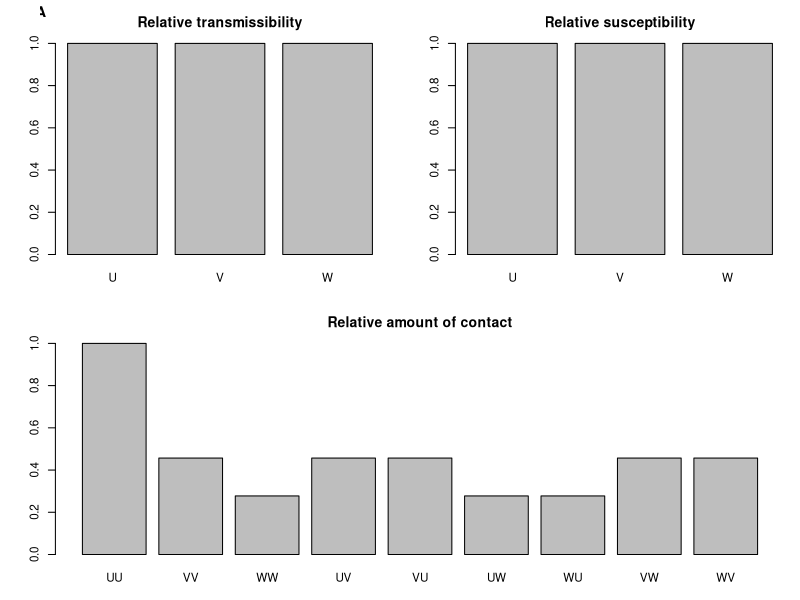

Here is the R script that generated this plot: (Note: this script raises an error after producing the figure.)
rm(list=ls())

QUU <- 1/(1-0.66)-1
QVV <- 1/(1-0.47)-1
QWW <- 1/(1-0.35)-1

QUV <- QVV
QVU <- QVV
QWV <- QVV
QVW <- QVV
QUW <- QWW
QWU <- QWW

sigV <- 0.5  #arbitrary
sigW <- 0.25 #arbitrary

xU <- QUU
xV <- QVU
xW <- QWU

fVV <- QVV/(sigV*xU)
fWW <- QWW/(sigW*xW)
fUV <- QUV/(sigV*xU)
fUW <- QUW/(sigW*xU)
fVW <- QVW/(sigW*xV)
fWV <- QWV/(sigV*xW)

#Assume within-group differences are due to susceptibility only:
getValsSusc <- function(){
	fUU <- 1; fVV <- 1; fWW <- 1
	xU <- 1; xV <- 1; xW <- 1
	sigU <- QUU/(fUU*xU)
	sigV <- QVV/(fVV*xV)
	sigW <- QWW/(fWW*xW)
	fUV <- QUV/(xU*sigV)
	fVU <- QVU/(xV*sigU)
	fUW <- QUW/(xU*sigW)
	fWU <- QWU/(xW*sigU)
	fVW <- QVW/(xV*sigW)
	fWV <- QWV/(xW*sigV)

	list(x = c(U=xU,V=xV,W=xW), sig = c(U=sigU, V=sigV, W=sigW), 
	     f = c(UU=fUU, VV=fVV, WW=fWW, UV=fUV, VU=fVU, UW=fUW, WU=fWU, VW=fVW, WV=fWV))
}

#Assume within-group differences are due to transmissibility only:
getValsTransm <- function(){
	fUU <- 1; fVV <- 1; fWW <- 1
	sigU <- 1; sigV <- 1; sigW <- 1
	xU <- QUU/(fUU*sigU)
	xV <- QVV/(fVV*sigV)
	xW <- QWW/(fWW*sigW)
	fUV <- QUV/(xU*sigV)
	fVU <- QVU/(xV*sigU)
	fUW <- QUW/(xU*sigW)
	fWU <- QWU/(xW*sigU)
	fVW <- QVW/(xV*sigW)
	fWV <- QWV/(xW*sigV)

	list(x = c(U=xU,V=xV,W=xW), sig = c(U=sigU, V=sigV, W=sigW), 
	     f = c(UU=fUU, VV=fVV, WW=fWW, UV=fUV, VU=fVU, UW=fUW, WU=fWU, VW=fVW, WV=fWV))
}

#Assume within-group differences are due to susceptibility & transmissibility in equal proportions:
getValsSuscTransm <- function(){
	fUU <- 1; fVV <- 1; fWW <- 1
	xU <- 1
	sigU <- QUU
	xV <- sqrt(QVV/QUU)
	sigV <- sqrt(QUU*QVV)
	xW <- sqrt(QWW/QUU)
	sigW <- sqrt(QUU*QWW)
	fUV <- QUV/(xU*sigV)
	fVU <- QVU/(xV*sigU)
	fUW <- QUW/(xU*sigW)
	fWU <- QWU/(xW*sigU)
	fVW <- QVW/(xV*sigW)
	fWV <- QWV/(xW*sigV)

	list(x = c(U=xU,V=xV,W=xW), sig = c(U=sigU, V=sigV, W=sigW), 
	     f = c(UU=fUU, VV=fVV, WW=fWW, UV=fUV, VU=fVU, UW=fUW, WU=fWU, VW=fVW, WV=fWV))
}

#Assume within-group differences are due to contact only:
getValsContact <- function(){
	xU <- 1; xV <- 1; xW <- 1
	sigU <- 1; sigV <- 1; sigW <- 1;
	fUU <- QUU
	fVV <- QVV
	fWW <- QWW
	fUV <- QUV
	fVU <- QVU
	fUW <- QUW
	fWU <- QWU
	fVW <- QVW
	fWV <- QWV

	list(x = c(U=xU,V=xV,W=xW), sig = c(U=sigU, V=sigV, W=sigW), 
	     f = c(UU=fUU, VV=fVV, WW=fWW, UV=fUV, VU=fVU, UW=fUW, WU=fWU, VW=fVW, WV=fWV))
}

#Assume within-group differences are due to susceptibility, transmissibility, & contact in equal proportions:
getValsSuscTransmContact <- function(){
	xU <- 1; sigU <- 1; fUU <- QUU
	xV <- (QVV/QUU)^(1/3)
	sigV <- xV
	fVV <- sigV*QUU
	xW <- (QWW/QUU)^(1/3)
	sigW <- xW
	fWW <- sigW*QUU
	fUV <- QUV/(xU*sigV)
	fVU <- QVU/(xV*sigU)
	fUW <- QUW/(xU*sigW)
	fWU <- QWU/(xW*sigU)
	fVW <- QVW/(xV*sigW)
	fWV <- QWV/(xW*sigV)

	list(x = c(U=xU,V=xV,W=xW), sig = c(U=sigU, V=sigV, W=sigW), 
	     f = c(UU=fUU, VV=fVV, WW=fWW, UV=fUV, VU=fVU, UW=fUW, WU=fWU, VW=fVW, WV=fWV))
}

stc <- getValsSuscTransmContact()
st <- getValsSuscTransm()
susc <- getValsSusc()
tran <- getValsTransm()
con <- getValsContact()

mechBarPlot <- function(p,lbl){
	par(cex=0.7, mar=c(3,1,3,1)+0.1)
	par(fig=c(0.05,0.5,0.5,1))
	barplot(p$x/max(p$x),main='Relative transmissibility')
	text(-0.1,1.15,lbl,xpd=TRUE,font=2,cex=1.3)
	par(fig=c(0.55,1,0.5,1), new=TRUE)
	barplot(p$sig/max(p$sig),main='Relative susceptibility')
	par(fig=c(0.05,1,0,0.5), new=TRUE)
	barplot(p$f/max(p$f), main='Relative amount of contact')
	
}

mechBarPlot(con,'A')
x11()
mechBarPlot(st,'B')
x11()
mechBarPlot(susc,'C')
x11()
mechBarPlot(tran,'D')
